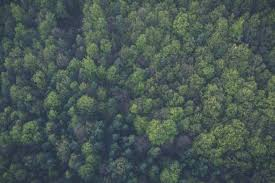
#> input picture Smoke_Fire_Detection_Algorithm_Playground/forest_1.jpg, 275 x 183 px, given in place of the camera
$ jupyter execute 'Simpler algorithms.ipynb'   (shell and % lines are left out)   (older library calls are emulated)   (text cells are left out)
#> lines starting #> are read from the running program, lines starting #| are printed output that depends on the picture; after the words box and inside, x2 and y2 are one past the last pixel; in counts of white or black regions, pixels touching at a corner belong together
#> in begin_capture, frame is the input picture: shape (183, 275, 3); mean B, G, R 83.8, 87.8, 72.7
#> (key q is pressed here)
### Smoke_Fire_Detection_Algorithm_Playground/NonFunctionalCode/opencv_color_detect.py
import cv2
import numpy as np

BLUR=(5,5)
threshold=0
#Set the BGR color thresholds
THRESH_TXT=["Blue","Green","Red","Magenta","Gray"]
THRESH_LOW=[[80,40,0],[40,80,0],[17,15,100],[80,0,80],[103,86,65]]
THRESH_HI=[[220,100,80],[100,220,80],[50,56,200],[220,80,220],[145,133,128]]

def process_image(raw_image,control):
#> called with control = 113
  global threshold
  text=[]
  images=[]

  #Switch color threshold
  if control == ord("c"):
    threshold=(threshold+1)%len(THRESH_LOW)
  #Display contour and hierarchy details
  elif control == ord("i"):
    print("Contour: %s"%contours)
    print("Hierarchy: %s"%hierarchy)

  #Keep a copy of the raw image
  text.append("Raw Image %s"%THRESH_TXT[threshold])
  images.append(raw_image)

  #Blur the raw image
  text.append("with Blur...%s"%THRESH_TXT[threshold])
  images.append(cv2.blur(raw_image, BLUR))

  #Set the color thresholds
  lower = np.array(THRESH_LOW[threshold],dtype="uint8")
  upper = np.array(THRESH_HI[threshold], dtype="uint8")

  text.append("with Threshold...%s"%THRESH_TXT[threshold])
  images.append(cv2.inRange(images[-1], lower, upper))

  #Find contours in the threshold image
  text.append("with Contours...%s"%THRESH_TXT[threshold])
  images.append(images[-1].copy())
  image, contours, hierarchy = cv2.findContours(images[-1],
                                                cv2.RETR_LIST,
                                                cv2.CHAIN_APPROX_SIMPLE)
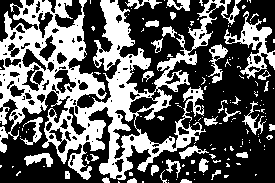
#> image: shape (183, 275); 38.2% white; 150 white regions (116 under 20 px)
#> contours = 306 contours, 211 with area under 20; largest, box (x1, y1, x2, y2) and area: (0, 0, 241, 180) 17556, (224, 11, 275, 79) 994, (112, 109, 141, 160) 472, (128, 96, 159, 114) 286, (53, 69, 77, 94) 278

  #Display contour and hierarchy details
  #if control == ord("i"):
    #print("Contour: %s"%contours)
    #print("Hierarchy: %s"%hierarchy)

  #Find the contour with maximum area and store it as best_cnt
  max_area = 0
  best_cnt = 1
  for cnt in contours:
    area = cv2.contourArea(cnt)
    if area > max_area:
      max_area = area
      best_cnt = cnt
#> this loop made 306 passes
#> (area, max_area) on passes 6, 8, 17, 23, 32, 33, 41, 119, 289, 306: (23, 23), (25.5, 25.5), (26.5, 26.5), (44.5, 44.5), (67.5, 67.5), (81, 81), (181, 181), (471.5, 471.5), (994, 994), (17555.5, 17555.5)
#> area on passes 9, 35, 38, 42, 48, 52: 24, 76, 38.5, 40.5, 38, 125.5
#> after the loop, best_cnt = contour of 1921 points, box (x1, y1, x2, y2) (0, 0, 241, 180), area 17556; max_area = 17555.5

  #Find the centroid of the best_cnt and draw a circle there
  M = cv2.moments(best_cnt)
#> M = moments, m00 17555.5, centre m10/m00, m01/m00 = (88.96, 83.36)
  cx,cy = int(M['m10']/M['m00']), int(M['m01']/M['m00'])
#> cx = 88; cy = 83

  if max_area>0:
    cv2.circle(raw_image,(cx,cy),30,(THRESH_HI[threshold]),-1)
    cv2.circle(raw_image,(cx,cy),25,(THRESH_LOW[threshold]),-1)
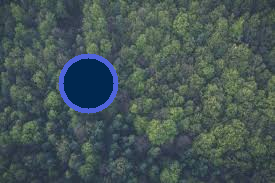
#> raw_image: shape (183, 275, 3); mean B, G, R 85.7, 85.8, 69.8

  return(images,text)

### Smoke_Fire_Detection_Algorithm_Playground/NonFunctionalCode/Simpler algorithms.ipynb
[cell 1]
import time
import cv2

import opencv_color_detect as PROCESS

# [5 lines left out: function show_images, not called in this run]

[cell 2]
# [9 lines left out: function detect, not called in this run]

[cell 3]
# [31 lines left out: function conductLive, not called in this run]


'''
# TO IMPLEMENT!!!
# USE HELPER METHODS IN OTHER
REFER TO https://github.com/TreasureIcha/FireDetectorProject/blob/master/opencv_display.py
'''


# [14 lines left out: function detectSmoke, not called in this run]

[cell 4]
import opencv_color_detect as PROCESS

# [5 lines left out: function show_images, not called in this run]

def begin_capture():
    print("Starting camera")
    MODE = 0


    vc = cv2.VideoCapture(0)

    if vc.isOpened():
        rval, frame = vc.read()
    else:
        rval = False

    while rval:
        print("Live")

        key = cv2.waitKey(1) & 0xFF

        images, text = PROCESS.process_image(frame,key)
#> images = 4 items; text = ['Raw Image Blue', 'with Blur...Blue', 'with Threshold...Blue', 'with Contours...Blue']
        cv2.imshow("img", images)
        cv2.imshow("frame", frame)

        if cv2.waitKey(0): # Exit by pressing esc?
            # Destroy windows
#> (key q is pressed here)
            cv2.destroyAllWindows()

            # Make sure window closes on OSx
            for i in range (1,5):
                cv2.waitKey(1)
            return

        # Read next frame
        time.sleep(0.05)             # control framerate for computation - default 20 frames per sec
        rval, frame = vc.read()

	# grab the raw NumPy array representing the image
      #Display the output images
        show_images(images,text,MODE)

      # clear the stream in preparation for the next frame

begin_capture()
